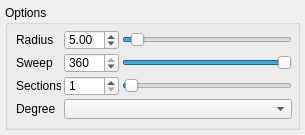
<?xml version="1.0" encoding="UTF-8"?>
<ui version="4.0">
 <class>Form</class>
 <widget class="QWidget" name="Form">
  <property name="geometry">
   <rect>
    <x>0</x>
    <y>0</y>
    <width>305</width>
    <height>135</height>
   </rect>
  </property>
  <property name="minimumSize">
   <size>
    <width>305</width>
    <height>135</height>
   </size>
  </property>
  <property name="maximumSize">
   <size>
    <width>16777215</width>
    <height>135</height>
   </size>
  </property>
  <property name="windowTitle">
   <string>Form</string>
  </property>
  <layout class="QGridLayout" name="gridLayout">
   <property name="margin">
    <number>5</number>
   </property>
   <property name="spacing">
    <number>3</number>
   </property>
   <item row="0" column="0">
    <widget class="QGroupBox" name="gb_options">
     <property name="title">
      <string>Options</string>
     </property>
     <layout class="QGridLayout" name="gridLayout_2">
      <property name="leftMargin">
       <number>8</number>
      </property>
      <property name="topMargin">
       <number>5</number>
      </property>
      <property name="rightMargin">
       <number>5</number>
      </property>
      <property name="bottomMargin">
       <number>5</number>
      </property>
      <property name="spacing">
       <number>3</number>
      </property>
      <item row="1" column="0">
       <layout class="QHBoxLayout" name="hl_sweep">
        <property name="leftMargin">
         <number>0</number>
        </property>
        <item>
         <widget class="QLabel" name="lb_sweep">
          <property name="minimumSize">
           <size>
            <width>45</width>
            <height>0</height>
           </size>
          </property>
          <property name="maximumSize">
           <size>
            <width>45</width>
            <height>15</height>
           </size>
          </property>
          <property name="text">
           <string>Sweep</string>
          </property>
         </widget>
        </item>
        <item>
         <widget class="QSpinBox" name="sp_sweep">
          <property name="minimumSize">
           <size>
            <width>55</width>
            <height>0</height>
           </size>
          </property>
          <property name="maximumSize">
           <size>
            <width>55</width>
            <height>20</height>
           </size>
          </property>
          <property name="maximum">
           <number>360</number>
          </property>
          <property name="value">
           <number>360</number>
          </property>
         </widget>
        </item>
        <item>
         <widget class="QSlider" name="hsl_sweep">
          <property name="maximumSize">
           <size>
            <width>16777215</width>
            <height>15</height>
           </size>
          </property>
          <property name="minimum">
           <number>0</number>
          </property>
          <property name="maximum">
           <number>360</number>
          </property>
          <property name="singleStep">
           <number>1</number>
          </property>
          <property name="value">
           <number>360</number>
          </property>
          <property name="sliderPosition">
           <number>360</number>
          </property>
          <property name="tracking">
           <bool>false</bool>
          </property>
          <property name="orientation">
           <enum>Qt::Horizontal</enum>
          </property>
          <property name="invertedAppearance">
           <bool>false</bool>
          </property>
          <property name="invertedControls">
           <bool>false</bool>
          </property>
          <property name="tickPosition">
           <enum>QSlider::NoTicks</enum>
          </property>
          <property name="tickInterval">
           <number>0</number>
          </property>
         </widget>
        </item>
       </layout>
      </item>
      <item row="3" column="0">
       <layout class="QHBoxLayout" name="hl_degree">
        <item>
         <widget class="QLabel" name="lb_degree">
          <property name="minimumSize">
           <size>
            <width>45</width>
            <height>0</height>
           </size>
          </property>
          <property name="maximumSize">
           <size>
            <width>45</width>
            <height>15</height>
           </size>
          </property>
          <property name="text">
           <string>Degree</string>
          </property>
         </widget>
        </item>
        <item>
         <widget class="QComboBox" name="cbx_degree">
          <property name="maximumSize">
           <size>
            <width>16777215</width>
            <height>20</height>
           </size>
          </property>
         </widget>
        </item>
       </layout>
      </item>
      <item row="2" column="0">
       <layout class="QHBoxLayout" name="hl_sections">
        <property name="leftMargin">
         <number>0</number>
        </property>
        <item>
         <widget class="QLabel" name="lb_sections">
          <property name="minimumSize">
           <size>
            <width>45</width>
            <height>0</height>
           </size>
          </property>
          <property name="maximumSize">
           <size>
            <width>45</width>
            <height>15</height>
           </size>
          </property>
          <property name="text">
           <string>Sections</string>
          </property>
         </widget>
        </item>
        <item>
         <widget class="QSpinBox" name="sp_sections">
          <property name="minimumSize">
           <size>
            <width>55</width>
            <height>0</height>
           </size>
          </property>
          <property name="maximumSize">
           <size>
            <width>55</width>
            <height>20</height>
           </size>
          </property>
          <property name="minimum">
           <number>1</number>
          </property>
          <property name="maximum">
           <number>100</number>
          </property>
          <property name="value">
           <number>1</number>
          </property>
         </widget>
        </item>
        <item>
         <widget class="QSlider" name="hsl_sections">
          <property name="maximumSize">
           <size>
            <width>16777215</width>
            <height>15</height>
           </size>
          </property>
          <property name="minimum">
           <number>0</number>
          </property>
          <property name="maximum">
           <number>100</number>
          </property>
          <property name="singleStep">
           <number>1</number>
          </property>
          <property name="value">
           <number>1</number>
          </property>
          <property name="sliderPosition">
           <number>1</number>
          </property>
          <property name="tracking">
           <bool>false</bool>
          </property>
          <property name="orientation">
           <enum>Qt::Horizontal</enum>
          </property>
          <property name="invertedAppearance">
           <bool>false</bool>
          </property>
          <property name="invertedControls">
           <bool>false</bool>
          </property>
          <property name="tickPosition">
           <enum>QSlider::NoTicks</enum>
          </property>
          <property name="tickInterval">
           <number>0</number>
          </property>
         </widget>
        </item>
       </layout>
      </item>
      <item row="0" column="0">
       <layout class="QHBoxLayout" name="horizontalLayout">
        <property name="leftMargin">
         <number>0</number>
        </property>
        <item>
         <widget class="QLabel" name="lb_radius">
          <property name="minimumSize">
           <size>
            <width>45</width>
            <height>0</height>
           </size>
          </property>
          <property name="maximumSize">
           <size>
            <width>45</width>
            <height>15</height>
           </size>
          </property>
          <property name="text">
           <string>Radius</string>
          </property>
         </widget>
        </item>
        <item>
         <widget class="QDoubleSpinBox" name="dsp_radius">
          <property name="minimumSize">
           <size>
            <width>55</width>
            <height>0</height>
           </size>
          </property>
          <property name="maximumSize">
           <size>
            <width>55</width>
            <height>20</height>
           </size>
          </property>
          <property name="minimum">
           <double>0.010000000000000</double>
          </property>
          <property name="maximum">
           <double>100.000000000000000</double>
          </property>
          <property name="singleStep">
           <double>0.100000000000000</double>
          </property>
          <property name="value">
           <double>5.000000000000000</double>
          </property>
         </widget>
        </item>
        <item>
         <widget class="QSlider" name="hsl_radius">
          <property name="maximumSize">
           <size>
            <width>16777215</width>
            <height>15</height>
           </size>
          </property>
          <property name="minimum">
           <number>0</number>
          </property>
          <property name="maximum">
           <number>100</number>
          </property>
          <property name="singleStep">
           <number>1</number>
          </property>
          <property name="value">
           <number>5</number>
          </property>
          <property name="sliderPosition">
           <number>5</number>
          </property>
          <property name="tracking">
           <bool>false</bool>
          </property>
          <property name="orientation">
           <enum>Qt::Horizontal</enum>
          </property>
          <property name="invertedAppearance">
           <bool>false</bool>
          </property>
          <property name="invertedControls">
           <bool>false</bool>
          </property>
          <property name="tickPosition">
           <enum>QSlider::NoTicks</enum>
          </property>
          <property name="tickInterval">
           <number>0</number>
          </property>
         </widget>
        </item>
       </layout>
      </item>
     </layout>
    </widget>
   </item>
  </layout>
 </widget>
 <resources/>
 <connections/>
</ui>
